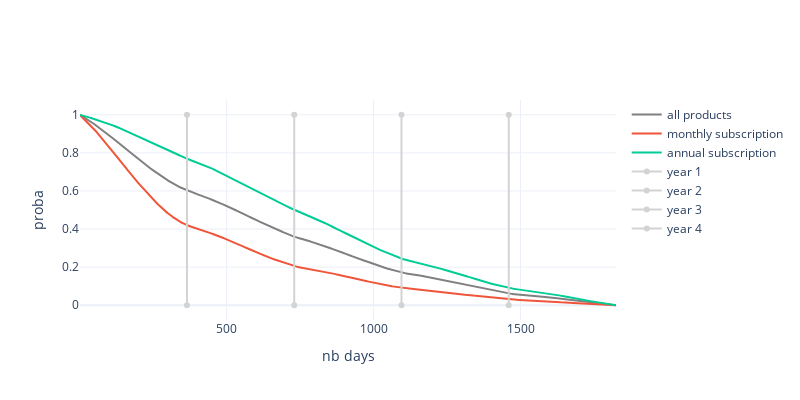

The notebook cell this image was saved under:
### Code cell
# product 1 = annual subscription
# product 2 = monthly subscription

map_product = {1: "annual subscription", 0:"monthly subscription"}

data = [
    go.Scatter(
        x=time,y=probas, 
        line_color = 'grey',
        name = "all products")
]

data += [
    go.Scatter(
        x=preds[preds[col] == v].time, 
        y=preds[preds[col] == v].proba, 
        #name = '{} {}'.format(col, v)
        name = map_product[v]
    ) for v in preds[col].unique()
]

data += [
    go.Scatter(
        x=[365*i, 365*i], y=[0, 1], 
        name=f"year {i}", line_color = 'lightgrey') 
    for i in range(1, 5)
]

fig = go.Figure(data)
fig

fig.update_layout(
    dict(
        width=800, height = 400,
        xaxis={'title' : 'nb days'}, 
        yaxis={'title' : 'proba'}
    )
)

### Figure 1 — Plotly figure (JSON) as saved in the notebook; plotly's stock layout.template omitted (floating-point values rounded to 4 significant figures; data arrays with more than 128 entries replaced by an {"elided": "..."} marker saying what was removed)
{"data": [{"line": {"color": "grey"}, "name": "all products", "type": "scatter", "x": {"elided": "1825 int values"}, "y": {"elided": "1825 float values"}}, {"name": "monthly subscription", "type": "scatter", "x": {"elided": "1819 int values"}, "y": {"elided": "1819 float values"}}, {"name": "annual subscription", "type": "scatter", "x": {"elided": "1825 int values"}, "y": {"elided": "1825 float values"}}, {"line": {"color": "lightgrey"}, "name": "year 1", "type": "scatter", "x": [365, 365], "y": [0, 1]}, {"line": {"color": "lightgrey"}, "name": "year 2", "type": "scatter", "x": [730, 730], "y": [0, 1]}, {"line": {"color": "lightgrey"}, "name": "year 3", "type": "scatter", "x": [1095, 1095], "y": [0, 1]}, {"line": {"color": "lightgrey"}, "name": "year 4", "type": "scatter", "x": [1460, 1460], "y": [0, 1]}], "layout": {"height": 400, "width": 800, "xaxis": {"title": {"text": "nb days"}}, "yaxis": {"title": {"text": "proba"}}}}
